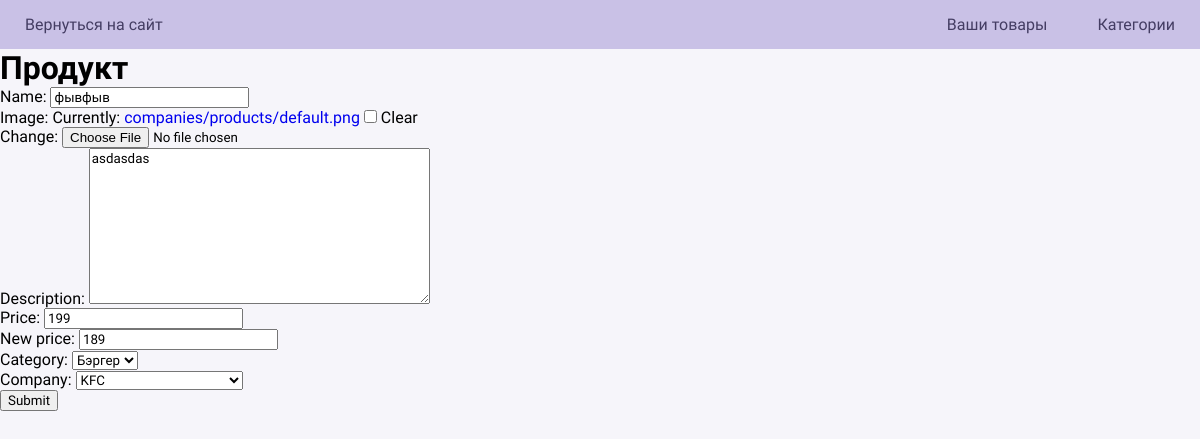
The app's page /product/update/2/, older data.
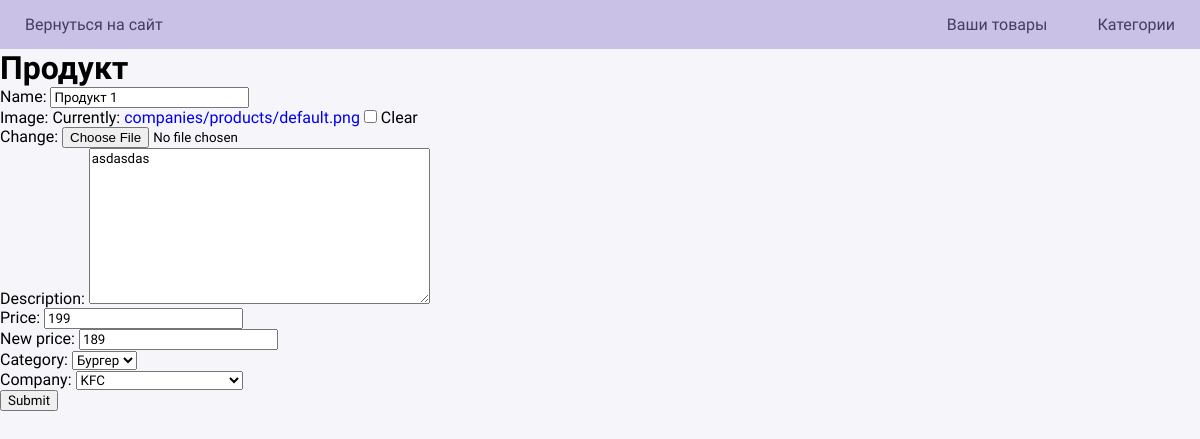
The same page, newer data.
### companies/models.py (models this page shows, shortened)
class Product(models.Model):
    name = models.CharField(max_length=255)
    image = models.ImageField(null=True, blank=True, upload_to='companies/products/', default='companies/products/default.png')
    description = models.TextField(null=True)
    price = models.PositiveIntegerField()
    new_price = models.PositiveIntegerField(null=True)
    category = ForeignKey(Category, on_delete=models.SET_NULL, null=True, blank=True)
    company = ForeignKey(Company, on_delete=models.CASCADE, null=True, blank=True)
    created_at = models.DateTimeField(auto_now_add=True)

class Category(models.Model):
    id = models.UUIDField(default=uuid.uuid4, unique=True, primary_key=True, editable=False)
    name = models.CharField(max_length=255)
    created_at = models.DateTimeField(auto_now_add=True)
    slug = models.CharField(max_length=255, unique=True)
    def  __str__(self):
        return self.name

class Company(models.Model):
    name = models.CharField(max_length=255)
    rating = models.SmallIntegerField(null=True)
    description = models.TextField(null=True)
    logo = models.ImageField(null=True, blank=True, upload_to='companies/logo/', default='companies/logo/default.png')
    logo_min = models.ImageField(null=True, blank=True, upload_to='companies/logo_min/', default='companies/logo_min/default.png')
    categories = models.ManyToManyField('Category', blank=True)
    is_confirmed = models.BooleanField(default=0)
    slug = models.CharField(max_length=255, unique=True)
    created_at = models.DateTimeField(auto_now_add=True)
    def  __str__(self):
        return self.name

### companies/views.py (the view)
# urls.py: path('product/update/<int:id>/', views.updateProduct, name='updateProduct'),
def updateProduct(request, id):
    product = Product.objects.get(id=id)
    form = ProductForm(instance=product)
    if request.method == 'POST':
        form = ProductForm(request.POST, instance=product)
        if form.is_valid():
            form.save()
            return redirect('index')
    context = {'form': form}
    return render(request, 'companies/product_form.html', context)

### companies/forms.py
class ProductForm(ModelForm):
    class Meta:
        model = Product
        fields = ['name', 'image', 'description', 'price', 'new_price', 'category', 'company']

### companies/templates/companies/product_form.html (shortened to what this page needs)
{% extends 'admin/main.html' %}
{% block content %}
{% load static %}
<link rel="stylesheet" href="{% static 'styles/admin.css' %}">
<h1>Продукт</h1>
<div class="content">
    <form method="post">
        {{ form.as_p }}
        <input type="submit">
    </form>
</div>
{% endblock %}

Row changes from the older to the newer data that the page shows:
changed Product "asdasdas": name "фывфыв" → "Продукт 1"; category "Бэргер" → "Бургер"
